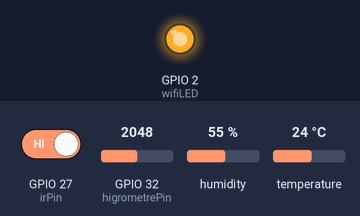
Simulated run of this sketch. Board: ESP32. On the bench: output pins drawn as LEDs (lit = HIGH). The test bench sets the inputs (shaded band); at power-on: GPIO 27 (irPin) HIGH, GPIO 32 (higrometrePin) = 2048, humidity 55 %, temperature 24 °C. WiFi joins after 1.5 s; servers stay silent unless stated; the local clock reads 2024-03-15 10:24:30 at power-on unless the sketch sets it; what the sketch prints to the serial monitor is not drawn.

Above: at 4.8 s.
At 12.1 s:
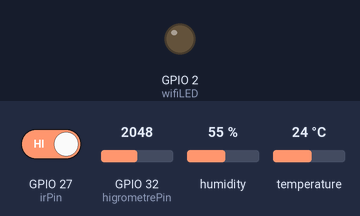
Timing chart, 0 to 22.3 s (numbered marks = the images above):
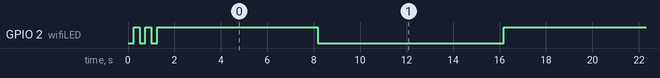

Measured:
- by itself, GPIO 2 (wifiLED): goes LOW 0.25 s, HIGH 0.25 s, LOW 0.25 s, HIGH 6.9 s, 7 × (LOW 8.0 s, HIGH 8.0 s), LOW 8.0 s, then HIGH

The sketch:

ESP32_Firebase_DataSending.ino
```cpp
#include <WiFi.h>
#include <Firebase_ESP_Client.h>
#include <time.h>
#include <DHT.h>

// Sensör pinleri
#define DHTPIN 26
#define DHTTYPE DHT11
DHT dht(DHTPIN, DHTTYPE);

const int irPin = 27;
const int higrometrePin = 32;

// Wi-Fi bilgileri
const char* ssid = "Galaxy A25 5G 0801";
const char* password = "Qwerty12345";

// Firebase bilgileri
#define API_KEY "AIzaSyCtHf3UC4OUUh1cBysvYMdL5CUgjNuuaM0"
#define DATABASE_URL "https://esp32-sensor-okuma-default-rtdb.europe-west1.firebasedatabase.app/"

// Firebase objeleri
FirebaseData fbdo;
FirebaseAuth auth;
FirebaseConfig config;

bool girisBasarili = false;
unsigned long sonGondermeZamani = 0;
const int wifiLED = 2;

void setup() {
  Serial.begin(115200);
  pinMode(wifiLED, OUTPUT);
  pinMode(irPin, INPUT);
  dht.begin();

  // Wi-Fi bağlantısı
  WiFi.begin(ssid, password);
  while (WiFi.status() != WL_CONNECTED) {
    digitalWrite(wifiLED, LOW); delay(250);
    digitalWrite(wifiLED, HIGH); delay(250);
    Serial.print(".");
  }
  digitalWrite(wifiLED, HIGH);
  Serial.println("\nWi-Fi bağlantısı başarılı.");

  // Saat senkronizasyonu
  configTime(3 * 3600, 0, "pool.ntp.org", "time.nist.gov");

  // Firebase başlatma
  config.api_key = API_KEY;
  config.database_url = DATABASE_URL;
  Firebase.begin(&config, &auth);
  Firebase.reconnectWiFi(true);

  // Firebase'e anonim giriş
  if (Firebase.signUp(&config, &auth, "", "")) {
    girisBasarili = true;
    Serial.println("✔️ Firebase anonim giriş başarılı.");
  } else {
    Serial.printf("❌ Firebase giriş hatası: %s\n", config.signer.signupError.message.c_str());
  }
}

String zamanDamgasiAl() {
  struct tm zaman;
  if (!getLocalTime(&zaman)) return "bilinmiyor";
  char buf[30];
  strftime(buf, sizeof(buf), "%Y-%m-%dT%H:%M:%S", &zaman);
  return String(buf);
}

void loop() {
  if (girisBasarili && millis() - sonGondermeZamani > 8000) {
    sonGondermeZamani = millis();

    float sicaklik = dht.readTemperature();
    float nem = dht.readHumidity();
    int hareketVar = digitalRead(irPin);
    int toprakNem = analogRead(higrometrePin);

    FirebaseJson veri;
    veri.set("zaman", zamanDamgasiAl());
    veri.set("sicaklik_C", sicaklik);
    veri.set("nem", nem);
    veri.set("hareket_var", hareketVar);
    veri.set("toprak_nem", toprakNem);

    Serial.println("Veri gönderiliyor...");
    Serial.println(veri.raw());

    if (Firebase.RTDB.pushJSON(&fbdo, "/sensorData", &veri)) {
      Serial.println("✅ Veri Firebase'e gönderildi.");
      digitalWrite(wifiLED, !digitalRead(wifiLED));
    } else {
      Serial.print("❌ Firebase hatası: ");
      Serial.println(fbdo.errorReason());
      digitalWrite(wifiLED, LOW);
    }
  }
}
```
